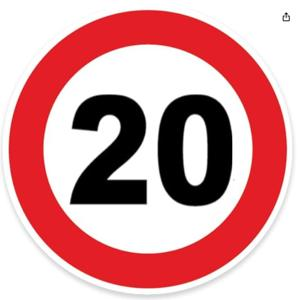
#> input picture 0.jpg, 300 x 300 px
$ python -i Pre_Processing.py   (imports and definitions only)   (older library calls are emulated)
#> lines starting #> are read from the running program, lines starting #| are printed output that depends on the picture; after the words box and inside, x2 and y2 are one past the last pixel; in counts of white or black regions, pixels touching at a corner belong together
# -*- coding: utf-8 -*-
"""
Created on Wed Oct 25 14:54:30 2023

@author: Hadiya Sajjad
"""

import numpy as np
import cv2
import skimage.color
import skimage.filters
import skimage.io
import matplotlib.pyplot as plt
#import import_ipynb
import random
from PIL import Image
import scipy ,scipy.misc
import scipy.signal
from skimage import color, data, restoration
from skimage.util import random_noise
from skimage import exposure
from skimage.transform import resize


# Final Feature Extraction Algo
# See if there any room for improvements
# See if colour consistency make any changes for real
def FeatureExtraction(img):

    img = Ying_2017_CAIP(img)
    pil_image=to_pil(retinex((img)))
    open_cv_image = np.array(pil_image)
    open_cv_image = open_cv_image[:, :, ::-1].copy()
    hist_equalization_result = HistogramEqualization(open_cv_image)
    edgeEnhanced=edgeEnhancement(hist_equalization_result)
    gray= Convert2Grayscale(edgeEnhanced)
    return gray

def Ying_2017_CAIP(img, mu=0.5, a=-0.3293, b=1.1258):
    lamda = 0.5
    sigma = 5
    I = cv2.normalize(img.astype('float32'), None, 0.0, 1.0, cv2.NORM_MINMAX)

    # Weight matrix estimation
    t_b = np.max(I, axis=2)
    h_,w_=t_b.shape
    w_= int(w_*0.5)
    h_ =int(h_*0.5)
    #t_b_resized = np.array(Image.fromarray(t_b, mode='F').resize((40, 40), resample=Image.BICUBIC))
    #t_b_resized = cv2.resize(t_b, (w_,h_), interpolation = cv2.INTER_CUBIC)
    t_b_new= np.asarray(Image.fromarray(t_b , mode='F').resize((w_,h_), resample=Image.BICUBIC))
    t_our = cv2.resize(tsmooth(t_b_new, lamda, sigma), (t_b.shape[1], t_b.shape[0]), interpolation=cv2.INTER_AREA)
    t_our = cv2.resize(tsmooth(cv2.resize(t_b, None, fx=0.5, fy=0.5, interpolation=cv2.INTER_CUBIC), lamda, sigma), (t_b.shape[1], t_b.shape[0]), interpolation=cv2.INTER_AREA)

    # Apply camera model with k(exposure ratio)
    isBad = t_our < 0.5
    J = maxEntropyEnhance(I, isBad)

    # W: Weight Matrix
    t = np.zeros((t_our.shape[0], t_our.shape[1], I.shape[2]))
    for i in range(I.shape[2]):
        t[:,:,i] = t_our
    W = t**mu

    I2 = I*W
    J2 = J*(1-W)

    result = I2 + J2
    result = result * 255
    result[result > 255] = 255
    result[result<0] = 0
    return result.astype(np.uint8)

def HistogramEqualization(img):
    img_to_yuv = cv2.cvtColor(img,cv2.COLOR_RGB2YUV)
    img_to_yuv[:,:,0] = cv2.equalizeHist(img_to_yuv[:,:,0])
    return cv2.cvtColor(img_to_yuv, cv2.COLOR_YUV2RGB)

# Edge Enhancement
def edgeEnhancement(img):
    kernel = np.array([[-1,-1,-1,-1,-1],
                               [-1,2,2,2,-1],
                               [-1,2,8,2,-1],
                               [-2,2,2,2,-1],
                               [-1,-1,-1,-1,-1]])/8.0
    img = cv2.filter2D(img, -1, kernel)
    image=cv2.filter2D(img, -1, kernel)
    return image

def Convert2Grayscale(img):
    return skimage.color.rgb2gray(img)

# [37 lines left out: functions motion_blur, motion_blur_horizontal_vertical, not called in this run]

def computeTextureWeights(fin, sigma, sharpness):
    dt0_v = np.vstack((np.diff(fin, n=1, axis=0), fin[0,:]-fin[-1,:]))
    dt0_h = np.vstack((np.diff(fin, n=1, axis=1).conj().T, fin[:,0].conj().T-fin[:,-1].conj().T)).conj().T

    gauker_h = scipy.signal.convolve2d(dt0_h, np.ones((1,sigma)), mode='same')
    gauker_v = scipy.signal.convolve2d(dt0_v, np.ones((sigma,1)), mode='same')

    W_h = 1/(np.abs(gauker_h)*np.abs(dt0_h)+sharpness)
    W_v = 1/(np.abs(gauker_v)*np.abs(dt0_v)+sharpness)

    return  W_h, W_v

def solveLinearEquation(IN, wx, wy, lamda):
    [r, c] = IN.shape
    k = r * c
    dx =  -lamda * wx.flatten('F')
    dy =  -lamda * wy.flatten('F')
    tempx = np.roll(wx, 1, axis=1)
    tempy = np.roll(wy, 1, axis=0)
    dxa = -lamda *tempx.flatten('F')
    dya = -lamda *tempy.flatten('F')
    tmp = wx[:,-1]
    tempx = np.concatenate((tmp[:,None], np.zeros((r,c-1))), axis=1)
    tmp = wy[-1,:]
    tempy = np.concatenate((tmp[None,:], np.zeros((r-1,c))), axis=0)
    dxd1 = -lamda * tempx.flatten('F')
    dyd1 = -lamda * tempy.flatten('F')

    wx[:,-1] = 0
    wy[-1,:] = 0
    dxd2 = -lamda * wx.flatten('F')
    dyd2 = -lamda * wy.flatten('F')

    Ax = scipy.sparse.spdiags(np.concatenate((dxd1[:,None], dxd2[:,None]), axis=1).T, np.array([-k+r,-r]), k, k)
    Ay = scipy.sparse.spdiags(np.concatenate((dyd1[None,:], dyd2[None,:]), axis=0), np.array([-r+1,-1]), k, k)
    D = 1 - ( dx + dy + dxa + dya)
    A = ((Ax+Ay) + (Ax+Ay).conj().T + scipy.sparse.spdiags(D, 0, k, k)).T

    tin = IN[:,:]
    tout = scipy.sparse.linalg.spsolve(A, tin.flatten('F'))
    OUT = np.reshape(tout, (r, c), order='F')

    return OUT

def tsmooth(img, lamda=0.01, sigma=3.0, sharpness=0.001):
    I = cv2.normalize(img.astype('float64'), None, 0.0, 1.0, cv2.NORM_MINMAX)
    x = np.copy(I)
    wx, wy = computeTextureWeights(x, sigma, sharpness)
    S = solveLinearEquation(I, wx, wy, lamda)
    return S

def rgb2gm(I):
    if (I.shape[2] == 3):
        I = cv2.normalize(I.astype('float64'), None, 0.0, 1.0, cv2.NORM_MINMAX)
        I = np.abs((I[:,:,0]*I[:,:,1]*I[:,:,2]))**(1/3)

    return I

# [17 lines left out: functions applyK, entropy, not called in this run]

def maxEntropyEnhance(I, isBad, a=-0.3293, b=1.1258):
    # Esatimate k
    tmp = cv2.resize(I, (50,50), interpolation=cv2.INTER_AREA)
    tmp[tmp<0] = 0
    tmp = tmp.real
    Y = rgb2gm(tmp)

    isBad = isBad * 1
    # isBad = scipy.misc.imresize(isBad, (50,50), interp='bicubic', mode='F')
    isBad = np.array(Image.fromarray(isBad,mode='F').resize((50, 50), resample=Image.BICUBIC))
    # isBad =  cv2.resize(isBad, (50,50), interpolation = cv2.INTER_CUBIC)
    isBad[isBad<0.5] = 0
    isBad[isBad>=0.5] = 1
    Y = Y[isBad==1]

    if Y.size == 0:
       J = I
       return J

    f = lambda k: -entropy(applyK(Y, k))
    opt_k = scipy.optimize.fminbound(f, 1, 7)

    # Apply k
    J = applyK(I, opt_k, a, b) - 0.01
    return J

## Read image in path
def readImage(path):
    return cv2.imread(path)

## Sharpen Image
# [11 lines left out: functions sharpen, excessive, not called in this run]

# Blur of images
def blur(img):
    blur =  cv2.medianBlur(img,5)
    return blur

# Weight image with another image
def addWeightedImg(img,blur):
    result = cv2.addWeighted(img, 1, blur, -0.5, 0)
    return result

# Contrast Enhancement
# [14 lines left out: functions ContrastEnhancement, FindContours, not called in this run]

def RemoveNoiseColouredImg(img):
    dst = cv2.fastNlMeansDenoisingColored(img,None,10,10,7,21)

# [29 lines left out: functions CalculateContrast, from_pil, not called in this run]

def to_pil(nimg):
    return Image.fromarray(np.uint8(nimg))

# [32 lines left out: functions stretch_pre, grey_world, max_white, not called in this run]

def stretch(nimg):
    return max_white(stretch_pre(nimg))

def retinex(nimg):
    nimg = nimg.transpose(2, 0, 1).astype(np.uint32)
    mu_g = nimg[1].max()
    nimg[0] = np.minimum(nimg[0]*(mu_g/float(nimg[0].max())),255)
    nimg[2] = np.minimum(nimg[2]*(mu_g/float(nimg[2].max())),255)
    return nimg.transpose(1, 2, 0).astype(np.uint8)

# [22 lines left out: function retinex_adjust, not called in this run]

def retinex_with_adjust(nimg):
    return retinex_adjust(retinex(nimg))

# [163 lines left out: functions standard_deviation_weighted_grey_world, ProposedSegmentationAlgoWithDisplay, rBrightness, rRotation, rTranslation, rShear and 4 more, not called in this run]

>>> import cv2
>>> picture = cv2.cvtColor(cv2.imread('0.jpg'), cv2.COLOR_BGR2RGB)
>>> result = FeatureExtraction(picture)
#> in computeTextureWeights, `gauker_v = scipy.signal.convolve2d(dt0_v, np.ones((sigma,1)), mode='sa..`:
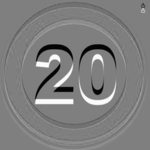
#> gauker_v: shape (150, 150) float64; min -0.97, max 0.97, mean -0.000177; drawn with min black and max white
#> in solveLinearEquation, `tmp = wx[:,-1]`: tmp = 150 values, max 1000 at index 0, min 657.7 at index 84, mean 971
#> in solveLinearEquation, `tempx = np.concatenate((tmp[:,None], np.zeros((r,c-1))), axis=1)`:
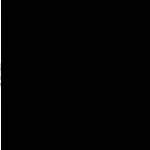
#> tempx: shape (150, 150) float64; min 0, max 1000, mean 6.5; drawn with min black and max white
#> in solveLinearEquation, `tmp = wy[-1,:]`: tmp = 150 values, max 1000 at index 0, min 129 at index 71, mean 837.9
#> in solveLinearEquation, `wx[:,-1] = 0`: wx: shape (150, 150) float64; min 0, max 1000, mean 785.3
#> in solveLinearEquation, `wy[-1,:] = 0`: wy: shape (150, 150) float64; min 0, max 1000, mean 793.1
#> call 2 of solveLinearEquation, with lamda = 0.5
#> in solveLinearEquation (call 2), `tempy = np.roll(wy, 1, axis=0)`:
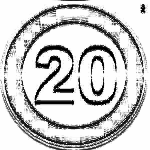
#> tempy: shape (150, 150) float64; min 1.49, max 1000, mean 802.5; drawn with min black and max white
#> in solveLinearEquation (call 2), `tmp = wx[:,-1]`: tmp = 150 values, max 1000 at index 0, min 587.3 at index 79, mean 968.3
#> in solveLinearEquation (call 2), `tmp = wy[-1,:]`: tmp = 150 values, max 1000 at index 0, min 140.9 at index 71, mean 852.7
#> in solveLinearEquation (call 2), `wx[:,-1] = 0`:
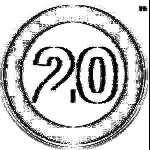
#> wx: shape (150, 150) float64; min 0, max 1000, mean 789; drawn with min black and max white
#> in solveLinearEquation (call 2), `wy[-1,:] = 0`:
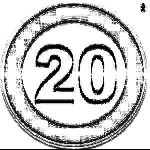
#> wy: shape (150, 150) float64; min 0, max 1000, mean 796.8; drawn with min black and max white
#> in Ying_2017_CAIP, `isBad = t_our < 0.5`:
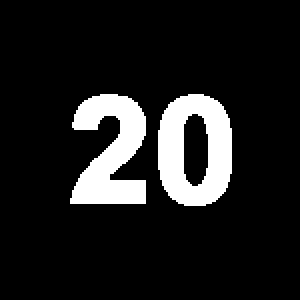
#> isBad: shape (300, 300) bool; 12.1% white; 2 white regions, box (x1, y1, x2, y2) and area: (158, 94, 232, 206) 5600, (70, 94, 146, 204) 5252
#> in maxEntropyEnhance, `isBad = np.array(Image.fromarray(isBad,mode='F').resize((50, 50), resa..`: isBad: shape (50, 50) float32; values 0 (black) and 1.4e-45 (white), 1.7% white in thin lines or dots, all inside (x1, y1, x2, y2) = (3, 35, 48, 50)
#> in maxEntropyEnhance, `isBad[isBad<0.5] = 0`: isBad: shape (50, 50) float32; every value is 0
#> in maxEntropyEnhance, `Y = Y[isBad==1]`: Y = empty array
#> in Ying_2017_CAIP, `J2 = J*(1-W)`:
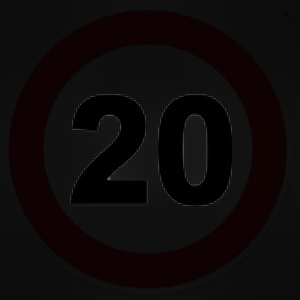
#> J2: shape (300, 300, 3) float64; mean R, G, B 0.0571, 0.0409, 0.0416
#> in retinex, `mu_g = nimg[1].max()`: mu_g = 255

$ run again, on 10.jpg
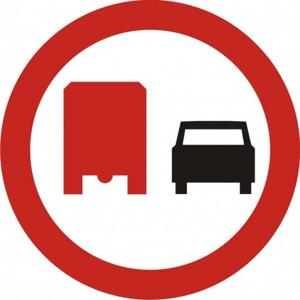
#> input picture 10.jpg, 300 x 300 px
#> in solveLinearEquation, `tmp = wx[:,-1]`: tmp = 150 values, max 1000 at index 20, min 95.02 at index 64, mean 893.6
#> in solveLinearEquation, `tmp = wy[-1,:]`: tmp = 150 values, max 1000 at index 0, min 90.9 at index 86, mean 882.4
#> wx: shape (150, 150) float64; min 0, max 1000, mean 811.1
#> wy: shape (150, 150) float64; min 0, max 1000, mean 810.8
#> in solveLinearEquation (call 2), `tempy = np.roll(wy, 1, axis=0)`:
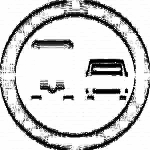
#> tempy: shape (150, 150) float64; min 1.2, max 1000, mean 815.6; drawn with min black and max white
#> in solveLinearEquation (call 2), `tmp = wx[:,-1]`: tmp = 150 values, max 1000 at index 19, min 62.59 at index 64, mean 883.2
#> in solveLinearEquation (call 2), `tmp = wy[-1,:]`: tmp = 150 values, max 1000 at index 0, min 72.38 at index 86, mean 876.4
#> wx: shape (150, 150) float64; min 0, max 1000, mean 811.9
#> wy: shape (150, 150) float64; min 0, max 1000, mean 809.7
#> Y = empty array
#> in Ying_2017_CAIP, `J2 = J*(1-W)`:
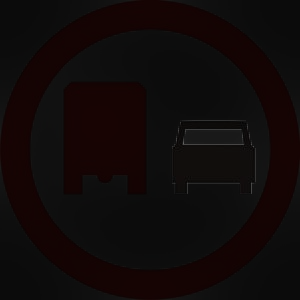
#> J2: shape (300, 300, 3) float64; mean R, G, B 0.0673, 0.0416, 0.0403
#> mu_g = 255
